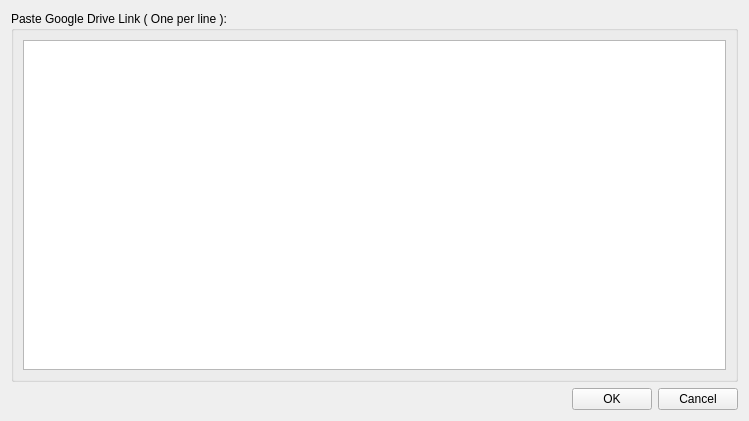
<?xml version="1.0" encoding="UTF-8"?>
<ui version="4.0">
 <class>Form_AddLink</class>
 <widget class="QWidget" name="Form_AddLink">
  <property name="geometry">
   <rect>
    <x>0</x>
    <y>0</y>
    <width>749</width>
    <height>421</height>
   </rect>
  </property>
  <property name="windowTitle">
   <string>Add link</string>
  </property>
  <property name="windowIcon">
   <iconset>
    <normaloff>icons/subway--add.svg</normaloff>icons/subway--add.svg</iconset>
  </property>
  <layout class="QHBoxLayout" name="horizontalLayout_4">
   <item>
    <layout class="QVBoxLayout" name="verticalLayout">
     <item>
      <widget class="QGroupBox" name="groupBox">
       <property name="title">
        <string>Paste Google Drive Link ( One per line ):</string>
       </property>
       <layout class="QHBoxLayout" name="horizontalLayout">
        <item>
         <widget class="QTextEdit" name="textEdit_ListLink"/>
        </item>
       </layout>
      </widget>
     </item>
     <item>
      <layout class="QHBoxLayout" name="horizontalLayout_3">
       <item>
        <spacer name="horizontalSpacer">
         <property name="orientation">
          <enum>Qt::Horizontal</enum>
         </property>
         <property name="sizeHint" stdset="0">
          <size>
           <width>558</width>
           <height>20</height>
          </size>
         </property>
        </spacer>
       </item>
       <item>
        <layout class="QHBoxLayout" name="horizontalLayout_2">
         <item>
          <widget class="QPushButton" name="pushButton_OK">
           <property name="text">
            <string>OK</string>
           </property>
          </widget>
         </item>
         <item>
          <widget class="QPushButton" name="pushButton_Cancel">
           <property name="text">
            <string>Cancel</string>
           </property>
          </widget>
         </item>
        </layout>
       </item>
      </layout>
     </item>
    </layout>
   </item>
  </layout>
 </widget>
 <resources/>
 <connections/>
</ui>
